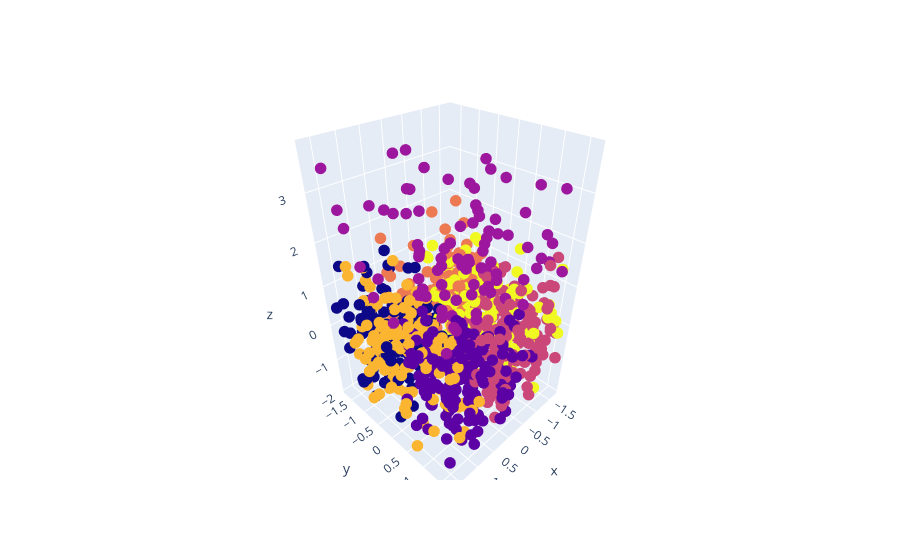

Notebook cell for this chart:
### Code cell
fig = go.Figure(data=[go.Scatter3d(x=df['Age'], y=df['Max_BPM'], z=df['BMI'], mode='markers', marker_color=df['Cluster'], marker_size=4)])
fig.show()

### Figure 1 — Plotly figure (JSON) as saved in the notebook; plotly's stock layout.template omitted (floating-point values rounded to 4 significant figures; data arrays with more than 128 entries replaced by an {"elided": "..."} marker saying what was removed)
{"data": [{"marker": {"color": {"elided": "973 int values"}, "size": 4}, "mode": "markers", "type": "scatter3d", "x": {"elided": "973 float values"}, "y": {"elided": "973 float values"}, "z": {"elided": "973 float values"}}], "layout": {}}
